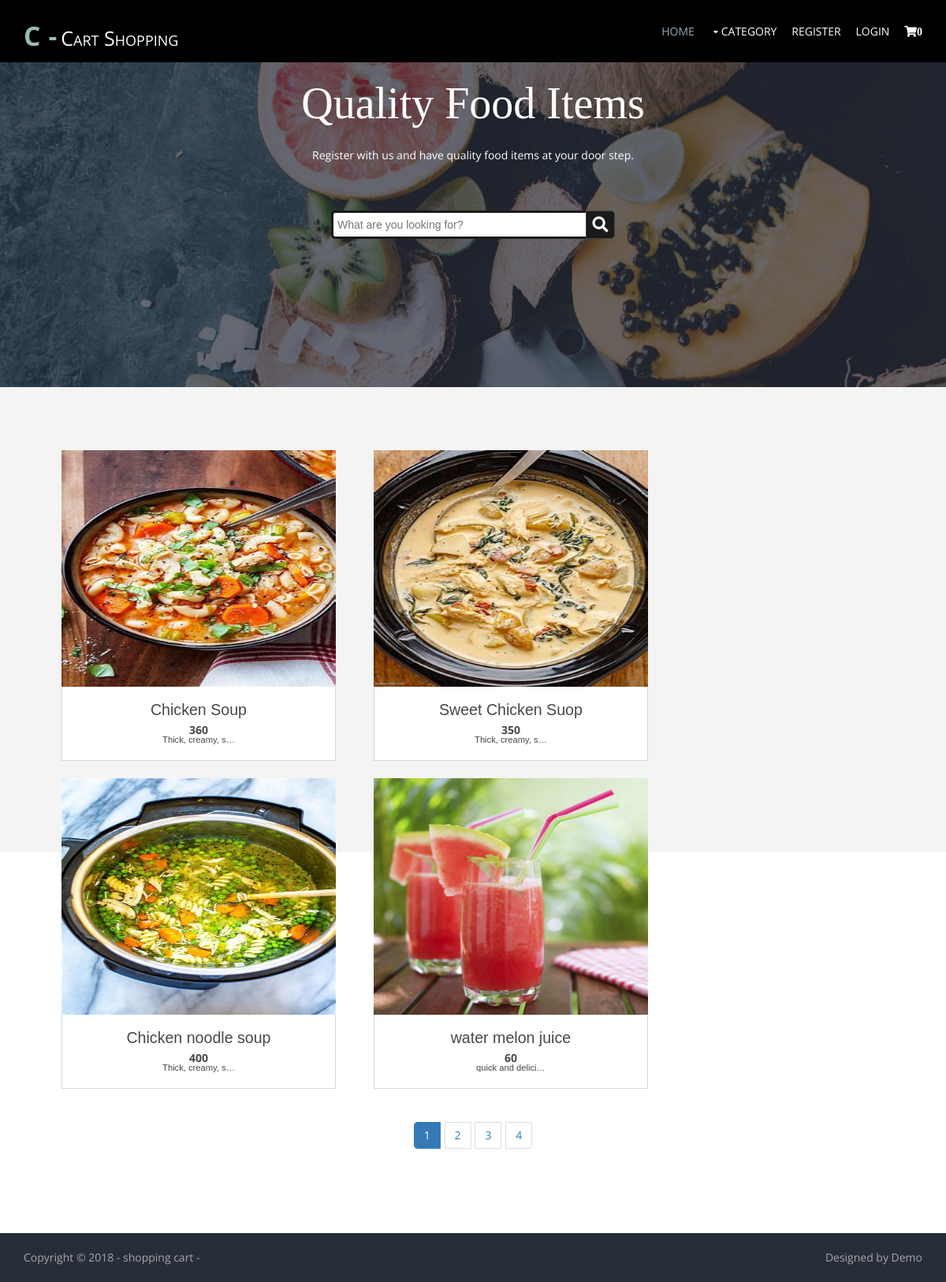
The page / on the database its author committed.
### shop/models.py (models this page shows, shortened)
class products(models.Model):
    name=models.CharField(max_length=150,unique=True)
    slug=models.SlugField(max_length=150,unique=True)
    img=models.ImageField(upload_to='product')
    desc=models.TextField()
    stock=models.IntegerField()
    available=models.BooleanField(default=True)
    price=models.IntegerField()
    category=models.ForeignKey(categ,on_delete=models.CASCADE)
    def get_url(self):
        return reverse('details',args=[self.category.slug,self.slug])

### shop/views.py (the view)
# urls.py: 2. Add a URL to urlpatterns:  path('', views.home, name='home')
def home(request,c_slug=None):
    c_page=None
    prodt=None
    if c_slug!=None:
        c_page=get_object_or_404(categ,slug=c_slug)
        prodt=products.objects.filter(category=c_page,available=True)
    else:
        prodt=products.objects.all()
    cat=categ.objects.all()
    paginator=Paginator(prodt,4)
    pageno=int(request.GET.get('page','1'))
    try:
        pageobj=paginator.page(pageno)
    except:
        pageobj=paginator.page(paginator.num_pages)
    return render(request,'index.html',{'pr':pageobj.object_list,'paginator':paginator,'pno':pageobj.number,'ct':cat})

### cart/context_processor.py (called while the page is built)
def count(request):
    item_count=0
    if 'admin' in request.path:
        return{}
    else:
        try:
            ct=cartlist.objects.filter(cart_id=c_id(request))
            cti=items.objects.all().filter(cart=ct[:1])
            for c in cti:
                item_count+=c.quan
        except cartlist.DoesNotExist:
            item_count=0
    return dict(itc=item_count)

### cart/views.py (called while the page is built)
def c_id(request):
    ct_id=request.session.session_key
    if not ct_id:
        ct_id=request.session.create()
    return ct_id

### shop/models.py (called while the page is built)
    def get_url(self):
        return reverse('prod_cat',args=[self.slug])

### shop/views.py (called while the page is built)
def categories(request):
    return {'catg':categ.objects.all()}

### template/index.html (shortened to what this page needs)
{% extends 'base.html' %}
{% block content %}
{% load static %}
<!DOCTYPE html>
<html lang="en">
<head>
</head>
<body>
<div class="bgded overlay" style="background-image:url('{% static 'hm/images/demo/backgrounds/dd2.jpg'%}');height=50px;">
  <div id="pageintro" class="hoc clear">
    <article>
      <h3 class="heading">Quality Food Items</h3>
      <p>Register with us and have quality food items at your door step.</p>
      <center>
         <form action="srch" method="get">
        <div class="wrap">
   <div class="search">
      <input type="text" class="searchTerm" placeholder="What are you looking for?" name="q">
      <button type="submit" class="searchButton">
        <i class="fa fa-search"></i>
     </button>
   </div>
</div>
           </form>
      </center>
    </article>
  </div>
</div>
<div class="wrapper gradient" id="more">
  <div class="hoc container clear">
    <ul class="nospace group team">
                    {% for i in pr %}
      <li class="one_third">
        <figure><a class="imgover" href={{i.get_url}}><img src="{{i.img.url}}" alt="" style="width:500px; height:300px;"></a>
          <figcaption><strong>{{i.name}}</strong>
            <p><b>{{i.price}}</b></p>
            <em>{{i.desc|truncatechars:17}}</em></figcaption>
        </figure>
      </li>
                    {% endfor %}
    </ul>
    <center>
      <ul class="pagination">
      {% for p in paginator.page_range %}
      <li class="page-item {% if p == pno %} active {% endif %}">
      <a class="page-link" href="?page={{p}}">{{p}}</a></li>
    {% endfor %}
        </ul>
    </center>
  </div>
</div>
<div class="wrapper row5">
  <div id="copyright" class="hoc clear">
    <p class="fl_left">Copyright &copy; 2018 - shopping cart - </p>
    <p class="fl_right">Designed by Demo</p>
  </div>
</div>
</body>
</html>
{% endblock %}

### template/base.html (shortened to what this page needs)
{% load static %}
<!DOCTYPE html>
<html lang="en">
<head>
  <link href="{% static 'reg/css/font-awesome.min.css' %}" rel="stylesheet">
  <link href="{% static 'reg/css/bootstrap.min.css' %}" rel="stylesheet">
  <link href="{% static 'reg/css/bootstrap-datetimepicker.min.css' %}" rel="stylesheet">
  <link href="{% static 'reg/css/flexslider.css' %}" rel="stylesheet">
  <link href="{% static 'reg/css/templatemo-style.css' %}" rel="stylesheet">
<link href="{% static 'hm/layout/styles/layout.css'%}" rel="stylesheet" type="text/css" media="all">
</head>
<body id="top">
<div class="wrapper row1">
  <header id="header" class="hoc clear">
    <div id="logo" class="fl_left">
      <h1 class="logoname"><a href="/">C<span>-</span>Cart  Shopping</a></h1>
    </div>
    <nav id="mainav" class="fl_right">
      <ul class="clear">
        <li class="active"><a href="/">Home</a></li>
        <li><a class="drop">Category</a>
        </li>
        {% if user.is_authenticated %}
        <li><a href="accounts/logout">logout</a></li>
        <li>hello '{{user.first_name}}' </li>
        {% else %}
                  <li><a href="accounts/register">Register</a></li>
        <li><a href="accounts/login">login</a></li>
           {% endif %}
                  <li><a href="cart/cartDetails"><i class="fa fa-shopping-cart" style="font-size:14px; clor:white;">{{itc}}</i></a></li>
      </ul>
    </nav>
  </header>
</div>
{% block content %}
{% endblock %}
</body>
</html>

### static/reg/css/templatemo-style.css (style rules this page uses)
ul,p { margin: 0; padding: 0; }
h1,h2,h3 { margin: 0; padding: 0; }
h1,h2,h3,a,p { font-family: 'Open Sans', sans-serif; }
body { overflow-x: hidden; }

### static/hm/layout/styles/layout.css (style rules this page uses)
#header #logo { margin:22px 0 0 0; }
#pageintro { padding:20px 0 280px; }
#pageintro article, #pageintro article p { display:block; max-width:75%; margin:0 auto; text-align:center; }
#pageintro article p { max-width:65%; line-height:2rem; }
#pageintro .heading { margin-bottom:20px; font-size:4rem; }
.container { padding:80px 0; }
.team li:last-child { margin-bottom:0; }
.team figure { display:block; text-align:center; }
.team figure * { margin:0; padding:0; }
.team figure figcaption { padding:20px 10px; line-height:1; border:solid; border-width:0 1px 1px 1px; }
.team figure strong { display:block; margin-bottom:8px; font-size:1.4rem; font-weight:400; }
.team figure em { display:block; font-style:normal; font-size:.8rem; }
#copyright { padding:20px 0; }
#copyright * { margin:0; padding:0; }
*, *::before, *::after { transition:all .3s ease-in-out; }
nav ul, nav ol { margin:0; padding:0; list-style:none; }
#mainav, #breadcrumb, .sidebar nav { line-height:normal; }
#mainav .drop::after, #mainav li li .drop::after, #breadcrumb li a::after, .sidebar nav a::after { position:absolute; font-family:"Font Awesome\ 5 Free"; font-weight:900; font-size:10px; line-height:10px; }
#mainav ul { text-transform:uppercase; }
#mainav li { display:inline-block; position:relative; margin:0 15px 0 0; padding:0; }
#mainav li:last-child { margin-right:0; }
#mainav li a { display:block; padding:30px 0; }
#mainav .drop { padding-left:15px; }
#mainav .drop::after, #mainav li li .drop::after { content:"\f0d7"; }
#mainav .drop::after { top:35px; left:5px; }
.pagination { display:block; width:100%; text-align:center; clear:both; }
.pagination li { display:inline-block; margin:0 2px 0 0; }
.pagination li:last-child { margin-right:0; }
.pagination a, .pagination strong { display:block; padding:8px 11px; border:1px solid; background-clip:padding-box; font-weight:normal; }
body { color:#A5A6AA; background-color:#282E39; }
a { color:#97A9BD; }
.overlay { color:#FFFFFF; background-color:inherit; }
.overlay::after { color:inherit; background-color:rgba(40,46,57,.7); }
.gradient { color:#474747; background:linear-gradient(to bottom, #F4F4F4 55%, #FFFFFF 50%, #FFFFFF 100%); }
.imgover, .imgover:hover::after { color:#FFFFFF; }
.logoname a { color:#FFFFFF; }
.logoname::first-letter, .logoname span { color:#97BDAB; }
.row1 { color:#FFFFFF; background-color:#000000; }
.row5, .row5 a { color:#A5A6AA; background-color:#282E39; }
#header #logo a { color:inherit; }
#pageintro { color:#FFFFFF; }
.team figure figcaption { color:#474747; background-color:#FFFFFF; border-color:#D7D7D7; }
#mainav li a { color:inherit; }
#mainav .active a, #mainav a:hover, #mainav li:hover > a { color:#97A9BD; background-color:inherit; }
.pagination a, .pagination strong { border-color:#D7D7D7; }
@media screen and (min-width:1140px) { .hoc { max-width:1140px; } }

### template/index.html (style rules this page uses)
.search { width: 100%; height:36px; position: relative; display: flex; }
.searchTerm { width: 100%; border: 3px solid #1a1a1a; border-right: none; padding: 5px; height: 36px; border-radius: 5px 0 0 5px; outline: none; color: black; }
.searchButton { width: 40px; height: 36px; border: 1px solid #444; background: #1a1a1a; text-align: center; color: #fff; border-radius: 0 5px 5px 0; cursor: pointer; font-size: 20px; }
.wrap { width: 30%; position: absolute; top: 50%; left: 50%; transform: translate(-50%, -50%); }

### rows shown on the page
products: img (picture), name "Chicken Soup", price "360", desc "Thick, creamy, s…"
products: img (picture), name "Sweet Chicken Suop", price "350", desc "Thick, creamy, s…"
products: img (picture), name "Chicken noodle soup", price "400", desc "Thick, creamy, s…"
products: img (picture), name "water melon juice", price "60", desc "quick and delici…"

### other values the page prints
{{ itc }} "0"
{{ p }} "1" "2" "3" "4"
